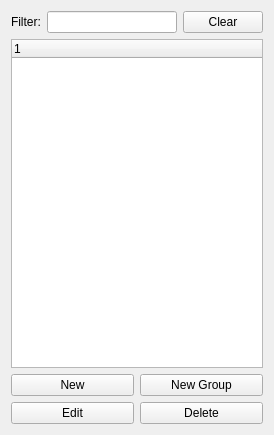
       <widget class="QWidget" name="page_5">
        <property name="geometry">
         <rect>
          <x>0</x>
          <y>0</y>
          <width>274</width>
          <height>435</height>
         </rect>
        </property>
        <attribute name="label">
         <string>Networks</string>
        </attribute>
        <layout class="QVBoxLayout" name="verticalLayout_2">
         <item>
          <layout class="QHBoxLayout" name="horizontalLayout">
           <item>
            <widget class="QLabel" name="label_20">
             <property name="text">
              <string>Filter:</string>
             </property>
            </widget>
           </item>
           <item>
            <widget class="QLineEdit" name="resource_filter_text"/>
           </item>
           <item>
            <widget class="QPushButton" name="resource_filter_clear">
             <property name="text">
              <string>Clear</string>
             </property>
            </widget>
           </item>
          </layout>
         </item>
         <item>
          <widget class="QTreeWidget" name="resource_tree">
           <column>
            <property name="text">
             <string>1</string>
            </property>
           </column>
          </widget>
         </item>
         <item>
          <layout class="QGridLayout">
           <item row="1" column="0">
            <widget class="QPushButton" name="resource_modify_button">
             <property name="toolTip">
              <string>Edit the selected resource</string>
             </property>
             <property name="text">
              <string>Edit</string>
             </property>
             <property name="icon">
              <iconset resource="../../ufwi-rpcc-qt/resources/ufwi-rpcc-qt.qrc">
               <normaloff>:/icons/edit.png</normaloff>:/icons/edit.png</iconset>
             </property>
            </widget>
           </item>
           <item row="1" column="1">
            <widget class="QPushButton" name="resource_delete_button">
             <property name="toolTip">
              <string>Delete the selected resource</string>
             </property>
             <property name="text">
              <string>Delete</string>
             </property>
             <property name="icon">
              <iconset resource="../../ufwi-rpcc-qt/resources/ufwi-rpcc-qt.qrc">
               <normaloff>:/icons/delete.png</normaloff>:/icons/delete.png</iconset>
             </property>
            </widget>
           </item>
           <item row="0" column="0">
            <widget class="QPushButton" name="resource_create_button">
             <property name="text">
              <string>New</string>
             </property>
             <property name="icon">
              <iconset resource="../../ufwi-rpcc-qt/resources/ufwi-rpcc-qt.qrc">
               <normaloff>:/icons-32/add.png</normaloff>:/icons-32/add.png</iconset>
             </property>
            </widget>
           </item>
           <item row="0" column="1">
            <widget class="QPushButton" name="resource_creategrp_button">
             <property name="text">
              <string>New Group</string>
             </property>
             <property name="icon">
              <iconset resource="../../ufwi-rpcc-qt/resources/ufwi-rpcc-qt.qrc">
               <normaloff>:/icons-32/groupe_objets.png</normaloff>:/icons-32/groupe_objets.png</iconset>
             </property>
            </widget>
           </item>
          </layout>
         </item>
        </layout>
       </widget>
